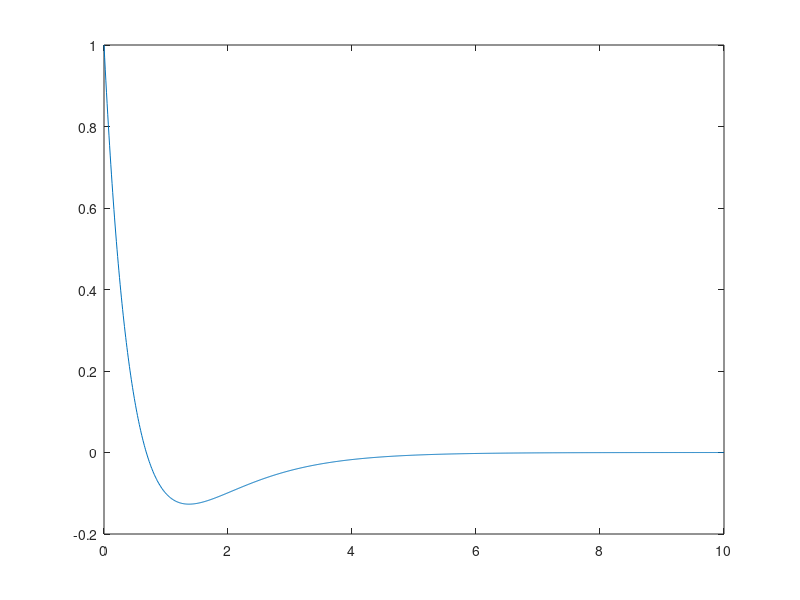

Source code (MATLAB):
clc;
clear all;
close all;

dt=0.01; %time step size
t=0:dt:10; %simulation time
v=0.1*sin(2*pi*t); %input voltage
u=ones(1,length(t)); %u(t) is the step input
dy(1)=0;
y(1)=0;

for i=1:length(t)
    ddy(i)=u(i) - 3*dy(i) - 2*y(i);
    dy(i+1)=ddy(i)*dt + dy(i);
    y(i+1)=dy(i)*dt + y(i);
end
i=ddy;
plot(t,i)